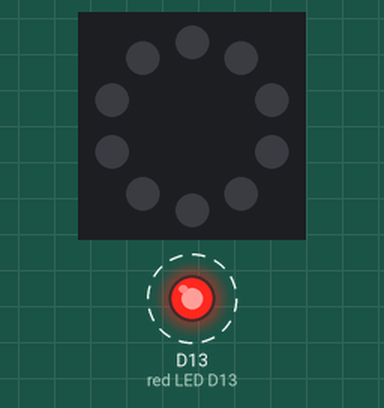
Recording of a program running on a simulated Circuit Playground running CircuitPython. Shown: the board's ring of 10 RGB LEDs (number 0 left of the top, counting anticlockwise), output pins drawn as LEDs (lit = HIGH). Dashed ring = blinking. Dim RGB values are drawn brighter than linear; what the program prints to the serial console is not drawn.

Above: at 0.2 s.
At 3.2 s:
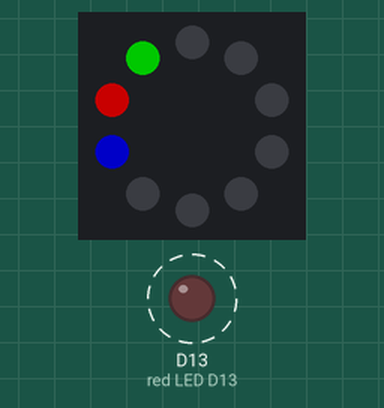
Timing chart, 0 to 4.6 s (numbered marks = the images above):
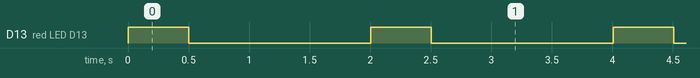

The program:

code.py
```python
from adafruit_circuitplayground import cp
import time
print("Hello World!")


while True:
    cp.red_led = True
    time.sleep(.5)
    cp.red_led = False
    time.sleep(.5)
    cp.pixels[0] = (0,100,0)
    cp.pixels[1] = (100,0,0)
    cp.pixels[2] = (0,0,100)
    time.sleep(.5)
    cp.pixels[0] = (0,0,0)
    cp.pixels[1] = (0,0,0)
    cp.pixels[2] = (0,0,0)
    time.sleep(.5)
```

Measured:
- by itself, D13 (red LED D13): alternates HIGH for 0.50 s and LOW for 1.5 s
